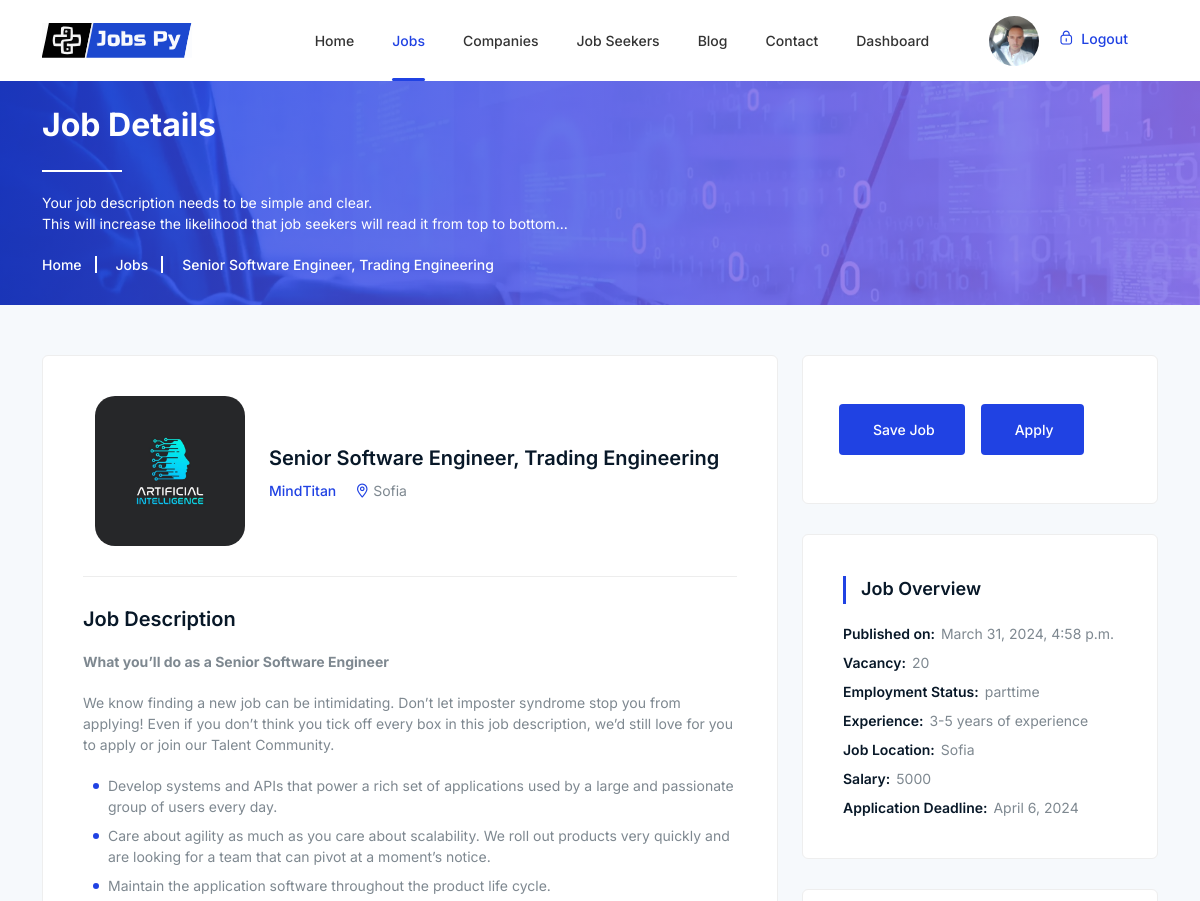
Page /jobs/job-details/2/ (signed in, upper part) on the earlier database version.
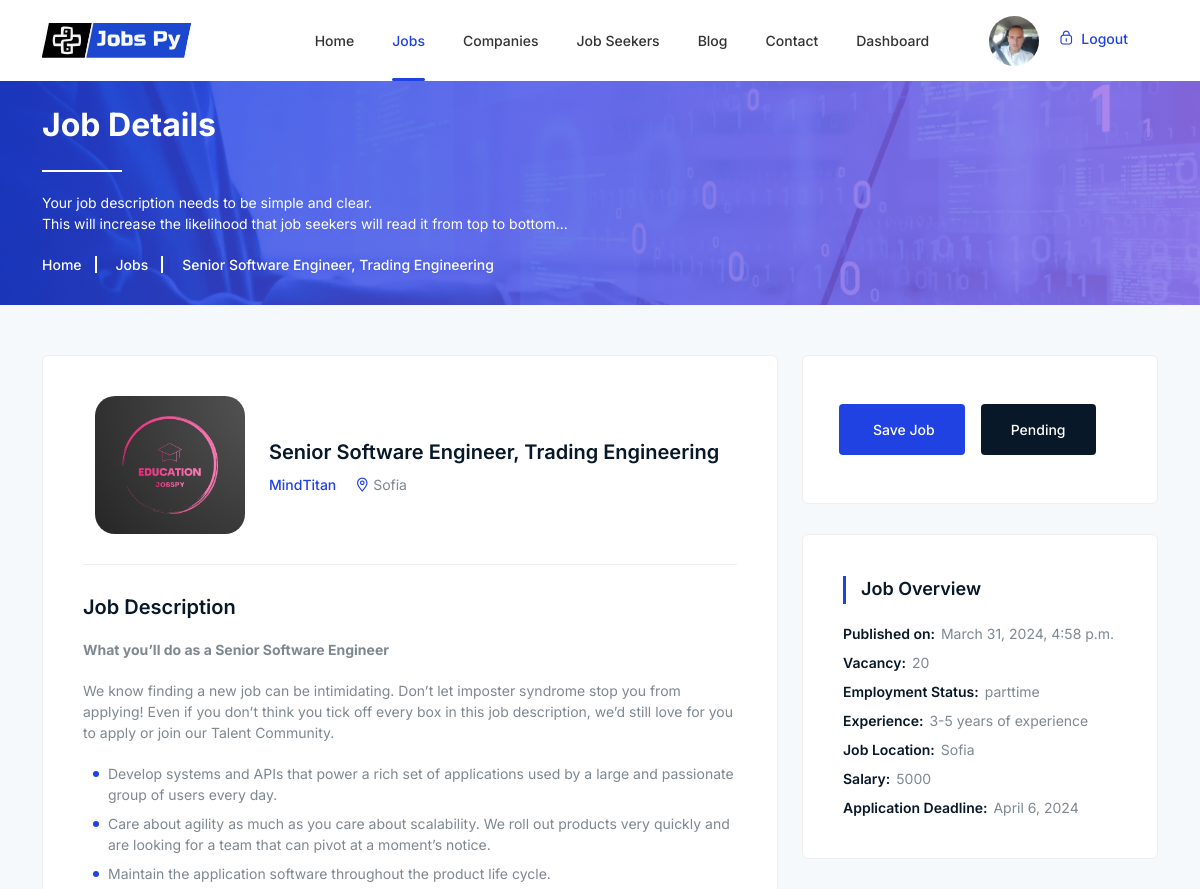
Same page on the later database version.
### jobsPy/jobs/models.py (models this page shows, shortened)
class Job(models.Model):
    user = models.ForeignKey(UserModel,  on_delete=models.CASCADE)
    title = models.CharField(max_length=300)
    slug = models.SlugField(allow_unicode=True, max_length=100, unique=True)
    category = models.ForeignKey(Category,  on_delete=models.CASCADE)
    seniority = models.ForeignKey(Seniority, on_delete=models.SET_NULL, blank=True, null=True)
    description = RichTextField(null=False, blank=False)
    responsibilities = RichTextField(null=False, blank=False)
    benefits = RichTextField(null=True, blank=True)
    job_image = models.ImageField(null=True, blank=True, upload_to="jobs/image", default="images/default/default.jpg")
    vacancy = models.IntegerField(null=True, blank=True)
    location = models.CharField(max_length=300,)
    job_type = models.CharField(choices=JOB_TYPE, max_length=10)
    salary = models.CharField(max_length=30, blank=True)
    deadline = models.DateField()
    is_published = models.BooleanField(default=True)
    created_at = models.DateTimeField(auto_now_add=True)
    modified_at = models.DateTimeField(auto_now=True)
    needed_skills = models.ManyToManyField(Skills, related_name="needed_skills")

class Applicant(models.Model):
    user = models.ForeignKey(UserModel, on_delete=models.CASCADE)
    job = models.ForeignKey(Job, on_delete=models.CASCADE, related_name="applicants")
    created_at = models.DateTimeField(auto_now_add=True)
    comment = models.TextField(blank=True, null=True)
    status = models.SmallIntegerField(default=1)
    class Meta:
        ordering = ["id"]
        unique_together = ["user", "job"]
    @property
    def get_status(self):
        if self.status == 1:
            return "Pending"
        elif self.status == 2:
            return "Accepted"
        else:
            return "Rejected"

### jobsPy/company/models.py (models this page shows, shortened)
class CompanyProfile(models.Model):
    user = models.OneToOneField(UserModel, on_delete=models.CASCADE, primary_key=True, related_name="company")
    name = models.CharField(max_length=40, null=False, blank=False)
    description = RichTextField(null=False, blank=False)
    location = models.CharField(max_length=40, null=False, blank=False)
    phone = models.CharField(max_length=20, null=True, blank=True)
    address = models.CharField(null=False, blank=False, max_length=200)
    email = models.EmailField(max_length=254, null=False, blank=False)
    image = models.ImageField(null=True, blank=True, upload_to="company/image")
    website_url = models.URLField(max_length=200, null=True, blank=True)
    linkedin_url = models.URLField(max_length=200, null=True, blank=True)
    facebook_url = models.URLField(max_length=200, null=True, blank=True)
    employees = models.PositiveIntegerField(null=False, blank=False)
    foundation_year = models.PositiveIntegerField(null=False, blank=False)
    skills = models.ManyToManyField(Skills, related_name="Technologies")
    activated = models.BooleanField(default=False)

### jobsPy/main/models.py (models this page shows)
class Seniority(models.Model):
    name = models.CharField(max_length=100)
    def __str__(self):
        return self.name

### jobsPy/jobs/views.py (the view)
# urls.py: path("job-details/<int:pk>/", JobDetails.as_view(), name="job_details"),
class JobDetails(DetailView):
    template_name = "jobs/job-details.html"
    model = Job
    def get_context_data(self, **kwargs):
        context = super().get_context_data(**kwargs)
        if self.request.user.is_anonymous:
            return context
        job = context['object']
        context["already_in_favourite"] = FavoriteJob.objects.filter(user=self.request.user, job=job).exists()
        context["already_apply"] = Applicant.objects.filter(user=self.request.user, job=job).exists()
        context["status"] = Applicant.objects.filter(user=self.request.user, job=job)
        company_profile = CompanyProfile.objects.get(user_id=job.user_id)
        context['company'] = company_profile
        return context

### jobsPy/jobs/models.py (called while the page is built)
    def __str__(self):
        return self.name

### templates/jobs/job-details.html (shortened to what the changed rows need)
{% extends 'base.html' %}
{% block main_content %}
    <div class="breadcrumbs overlay">
        <div class="container">
            <div class="row">
                <div class="col-12">
                    <div class="breadcrumbs-content">
                        <h1 class="page-title">Job Details</h1>
                    </div>
                    <ul class="breadcrumb-nav">
                        <li><a href="{% url 'index' %}">Home</a></li>
                        <li><a href="{% url 'all-jobs' %}">Jobs</a></li>
                        <li>{{ object.title}}</li>
                    </ul>
                </div>
            </div>
        </div>
    </div>
    <div class="job-details section">
        <div class="container">
            <div class="row mb-n5">
                <div class="col-lg-8 col-12">
                    <div class="job-details-inner">
                        <div class="job-details-head row mx-0">
                            <div class="company-logo col-auto">
                                {% if object.user.company.image %}
                                <a href="#" style="border-radius: 4px; overflow: hidden;"><img class="company-logo-big" src="{{ object.user.company.image.url}}"
                                        alt="Company Logo"></a>
                                {% endif %}
                            </div>
                            <div class="content col">
                                <h5 class="title">{{ job.title}}</h5>
                                <ul class="meta">
                                    <li><strong class="text-primary"><a href="{% url 'company-details' object.user.pk %}">{{ object.user.company.name }}</a></strong>
                                    </li>
                                    <li><i class="lni lni-map-marker"></i> {{ object.user.company.location}}</li>
                                </ul>
                            </div>
                        </div>
                        <div class="job-details-body">
                            <p>{{ object.description|safe }}</p>
                        </div>
                    </div>
                </div>
                <div class="col-lg-4 col-12">
                    <div class="job-details-sidebar">
                        {% if user.is_authenticated and  user.role == "jobseeker" %}
                                <div class="sidebar-widget">
                                <div class="inner">
                                    <div class="row m-n2 button">
                                        <div class="col-xl-auto col-lg-12 col-sm-auto col-12 p-2">
                                            {% if not already_apply %}
                                        <form method="post" action="{% url 'apply_for_job' object.pk %}">
                                            <button class="d-block btn">Apply</button>
                                        </form>
                                                {% else %}
                                                            <a href="#"><span class="d-block btn btn-alt">{{ status.first.get_status }}</span></a>
                                        {% endif %}
                                        </div>
                                     </div>
                                </div>
                            </div>
                        {% endif %}
                        <div class="sidebar-widget">
                            <div class="inner">
                                <ul class="job-overview list-unstyled">
                                    <li><strong>Published on:</strong> {{ object.created_at}}</li>
                                    <li><strong>Vacancy:</strong> {{ object.vacancy }}</li>
                                    <li><strong>Employment Status:</strong> {{ object.job_type }}</li>
                                    <li><strong>Experience:</strong> {{ object.seniority}}</li>
                                    <li><strong>Job Location:</strong> {{ object.location}}</li>
                                    <li><strong>Salary:</strong> {{ object.salary }}</li>
                                    <li><strong>Application Deadline:</strong> {{ object.deadline}}</li>
                                </ul>
                            </div>
                        </div>
                    </div>
                </div>
            </div>
        </div>
    </div>
    {% endblock %}

Differences in the rows shown:
changed Job "Senior Software Engineer, Trading Engineering": user.company.image: a different picture
added Applicant: first.get_status "Pending"
Other differences:
text no longer shown: "Apply"
